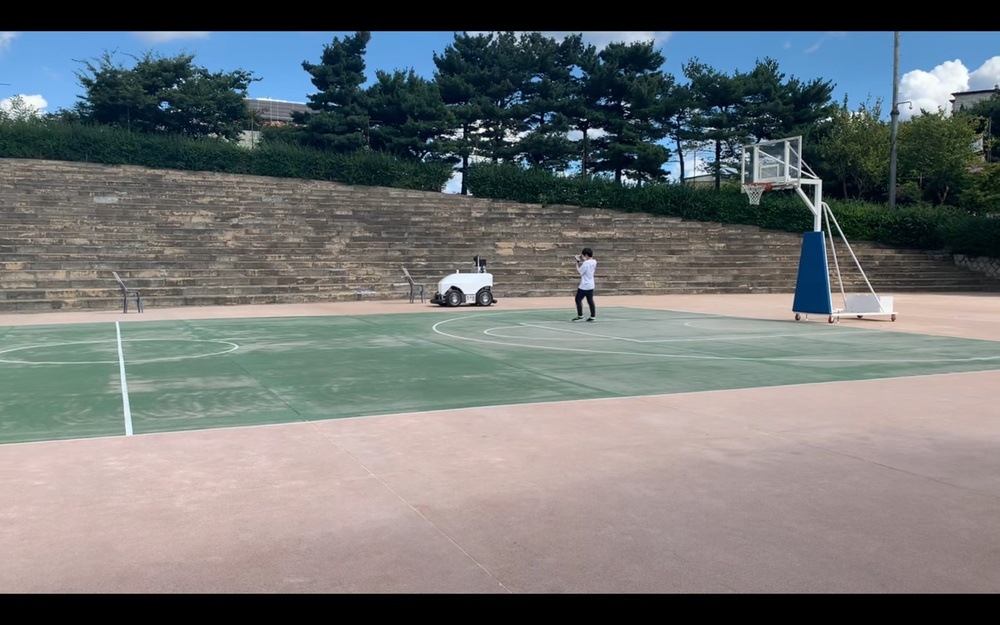
#> input picture A1.jpg, 1000 x 625 px, shrunk from 1920 x 1200 before the run
$ python Optical_Flow_kang.py
#> lines starting #> are read from the running program, lines starting #| are printed output that depends on the picture
import matplotlib.pyplot as plt
import matplotlib.patches as patches
import numpy as np
from PIL import Image
import cv2


def down_scale(img, r):
    return img.resize((int(img.width / r), int(img.height / r)))


def get_grayscale(img):
    gray_img = np.zeros((img.shape[0], img.shape[1]))
    for y in range(img.shape[0]):
        for x in range(img.shape[1]):
            gray_img[y][x] = img[y][x].mean()
    return gray_img

def add_padding(img, padding_size):
    shape = list(img.shape)
    shape[0] += padding_size * 2
    shape[1] += padding_size * 2
    pixel_padding = np.zeros(shape)
    pixel_padding[padding_size:-padding_size, padding_size:-padding_size] = img
    return pixel_padding


def get_derivative(img):
    padding_img = add_padding(img, 1)
    derivative = np.zeros((img.shape[0], img.shape[1], 2))

    for y in range(1, padding_img.shape[0] - 1):
        for x in range(1, padding_img.shape[1] - 1):
            derivative[y - 1][x - 1] = [padding_img[y + 1][x + 0] - padding_img[y - 1][x + 0],
                                        padding_img[y + 0][x + 1] - padding_img[y + 0][x - 1]]
    return derivative


def window_slice(img, location, neighbor_distance):
    padding_img = add_padding(img, neighbor_distance)

    window = padding_img[location[0]: location[0] + 2 * neighbor_distance + 1,
                         location[1]: location[1] + 2 * neighbor_distance + 1]
    return window


# AX = B
def least_squares_approximation(A, B):
    if np.linalg.det(A.T @ A):
        return np.linalg.inv(A.T @ A) @ A.T @ B
    # dx = 0 or dy = 0 일때를 따로 고려하자.
    else:
        return np.array([[0], [0]])


def corner_Harris(img, neighbor_distance=1, threshold=1000):
    corner_location = []

    grayscale_image = get_grayscale(img)
    yx_derivative_image = get_derivative(grayscale_image)

    for y in range(grayscale_image.shape[0]):
        for x in range(grayscale_image.shape[1]):
            window_yx_derivative = window_slice(yx_derivative_image, [y, x], neighbor_distance)
            vector_dy_dx = window_yx_derivative.reshape((2 * neighbor_distance + 1) ** 2, 2)
            structure_tensor = sum([np.array([[ix * ix, ix * iy],
                                              [iy * ix, iy * iy]]) for iy, ix in vector_dy_dx])

            if min(np.linalg.eigvals(structure_tensor)) > threshold:
                corner_location.append([y, x])

    return corner_location


def optical_flow(img_array, neighbor_distance):
    flow = np.zeros((len(img_array) - 1, img_array[0].shape[0], img_array[0].shape[1], 2))

    grayscale_image_next = get_grayscale(img_array[-1])

    for index, image in enumerate(img_array[-2::-1]):
        # Gray Scaling & Add Padding
        grayscale_image = get_grayscale(image)
        yx_derivative_image = get_derivative(grayscale_image)
        t_derivative_image = grayscale_image_next - grayscale_image

        # # For each pixel
        # for y in range(grayscale_image.shape[0]):
        #     for x in range(grayscale_image.shape[1]):

        # For each corner
        corner = corner_Harris(grayscale_image, threshold=10000)
        for y, x in corner:
            # Window Slicing & Calculate Derivative
            window_yx_derivative = window_slice(yx_derivative_image, [y, x], neighbor_distance)
            window_t_derivative = window_slice(t_derivative_image, [y, x], neighbor_distance)

            # Approximating for Optimized result
            vector_dy_dx = window_yx_derivative.reshape((2 * neighbor_distance + 1) ** 2, 2)
            vector_dt = window_t_derivative.reshape((2 * neighbor_distance + 1) ** 2, 1)
            optimized_v = least_squares_approximation(vector_dy_dx, -vector_dt)

            # Save optimized (v, u) at flow matrix
            flow[-index][y][x] = optimized_v.reshape(2)
            # print("location y: %d, x: %d optical flow:" % (y, x),
            #       round(optimized_v[0][0], 2),
            #       round(optimized_v[1][0], 2))

        # Save current pixel values for next loop
        grayscale_image_next = grayscale_image
        print("Calculating Optical Flow - (%d/%d)Frame" % (index + 2, len(img_array)))

    return flow


def display_flow(flow_array):
    plt.style.use('default')
    fig, ax = plt.subplots()
    plt.axis([0, flow_array.shape[2], 0, flow_array.shape[1]])
    for index in range(flow_array.shape[0]):
        for y in range(flow_array.shape[1]):
            for x in range(flow_array.shape[2]):
                if np.linalg.norm(flow_array[index][y][x], ord=2):
                    ax.add_patch(
                        patches.Arrow(
                            x, flow_array.shape[1] - 1 - y,
                            flow_array[index][y][x][1], -flow_array[index][y][x][0],
                            width=0.3,
                            edgecolor='deeppink',
                            facecolor='white'
                        ))
    plt.show()
    return 0


def main():
    # 설정값들은 다 빼두자.
    # 추후에 downscale 은 따로 빼자
    video_name = 'Racing'
    frame = 300
    downscale = 4
    neighbor_distance = 1

    # img_name_array = ['%s/%dFrame/%s %02d.jpg' % (video_name, frame, video_name, x + 1) for x in range(frame)]
    img_name_array = ['A1.jpg', 'A2.jpg']
    # A1_raw = cv2.resize(cv2.imread(filename="A1.jpg", flags=cv2.IMREAD_COLOR).astype(np.float32) / 255.0, dsize=(640, 400)) # 16:10 해상도
    # A2_raw = cv2.resize(cv2.imread(filename="A2.jpg", flags=cv2.IMREAD_COLOR).astype(np.float32) / 255.0, dsize=(640, 400))
    # img_name_array = [A1_raw, A2_raw]
    image_array = [np.array(down_scale(Image.open(x), downscale)) for x in img_name_array]
#> in down_scale, `return img.resize((int(img.width / r), int(img.height / r)))`:
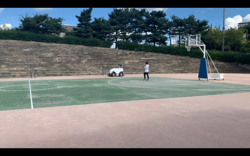
#> returned value: PIL image 250x156 RGB; mean R, G, B 112, 115.5, 116
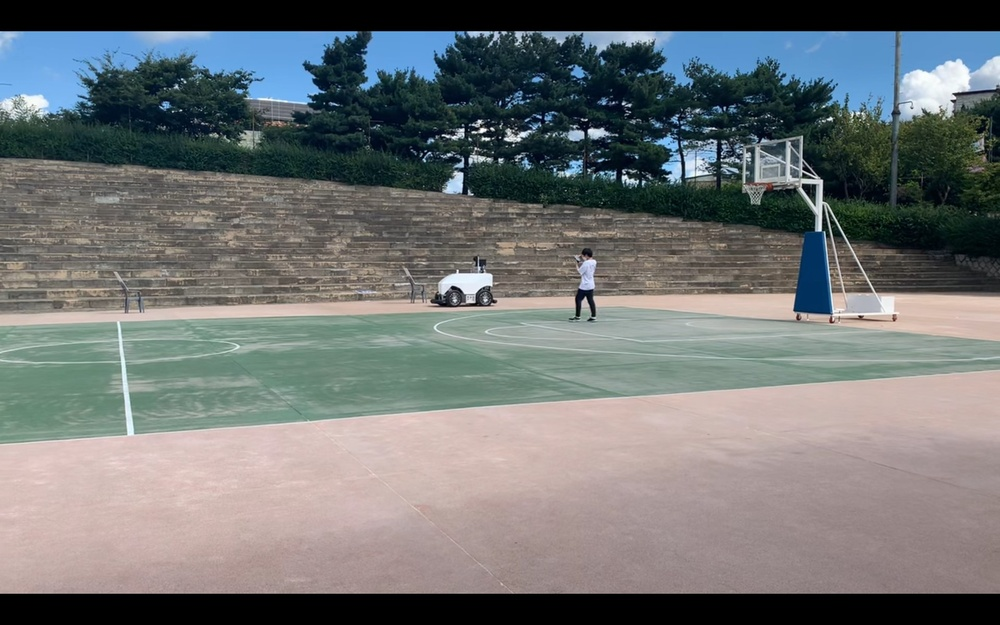
#> input picture A2.jpg, 1000 x 625 px, shrunk from 1920 x 1200 before the run
#> image_array = 2 items

    flow_array = optical_flow(image_array, neighbor_distance)
#> after the loop in get_grayscale, `for y in range(img.shape[0]):`:
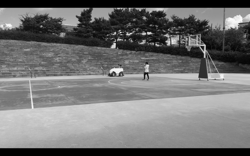
#> gray_img: shape (156, 250) float64; min 0, max 253, mean 114.4
#> the loop in optical_flow, `for index, image in enumerate(img_array[-2::-1]):` made 1 pass
#| Calculating Optical Flow - (2/2)Frame
#> pass 1, in get_derivative, `padding_img = add_padding(img, 1)`:
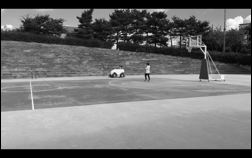
#> padding_img: shape (158, 252) float64; min 0, max 252.3, mean 112.1
#> pass 1, in optical_flow, `t_derivative_image = grayscale_image_next - grayscale_image`:
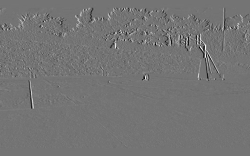
#> t_derivative_image: shape (156, 250) float64; min -45.67, max 54, mean 0; drawn with min black and max white
#> pass 1, in window_slice (call 39002), `padding_img = add_padding(img, neighbor_distance)`:
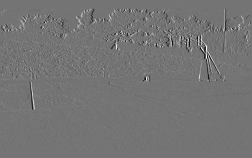
#> padding_img: shape (158, 252) float64; min -45.67, max 54, mean 0; drawn with min black and max white
    print(flow_array, flow_array.shape)
#> (printed output is left out)
    display_flow(flow_array)
#> in display_flow, `plt.show()`:
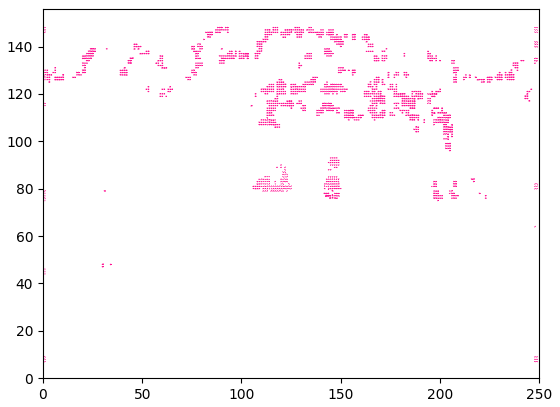
#> figure drawn by matplotlib, 1 panel


if __name__ == '__main__':
    main()
